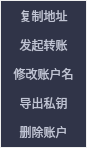
<?xml version="1.0" encoding="UTF-8"?>
<ui version="4.0">
 <class>RightClickMenuDialog</class>
 <widget class="QDialog" name="RightClickMenuDialog">
  <property name="geometry">
   <rect>
    <x>0</x>
    <y>0</y>
    <width>87</width>
    <height>148</height>
   </rect>
  </property>
  <property name="font">
   <font>
    <family>微软雅黑</family>
   </font>
  </property>
  <property name="windowTitle">
   <string>Dialog</string>
  </property>
  <widget class="QPushButton" name="transferBtn">
   <property name="geometry">
    <rect>
     <x>1</x>
     <y>30</y>
     <width>85</width>
     <height>30</height>
    </rect>
   </property>
   <property name="cursor">
    <cursorShape>PointingHandCursor</cursorShape>
   </property>
   <property name="styleSheet">
    <string notr="true">QPushButton{background-color:rgb(48,52,72);color:rgb(192,196,212);border:0px solid rgb(239,239,239);}
QPushButton:hover{background-color:rgb(44,48,67);color:white;}</string>
   </property>
   <property name="text">
    <string>发起转账</string>
   </property>
  </widget>
  <widget class="QPushButton" name="renameBtn">
   <property name="geometry">
    <rect>
     <x>1</x>
     <y>59</y>
     <width>85</width>
     <height>30</height>
    </rect>
   </property>
   <property name="cursor">
    <cursorShape>PointingHandCursor</cursorShape>
   </property>
   <property name="styleSheet">
    <string notr="true">QPushButton{background-color:rgb(48,52,72);color:rgb(192,196,212);border:0px solid rgb(239,239,239);}
QPushButton:hover{background-color:rgb(44,48,67);color:white;}</string>
   </property>
   <property name="text">
    <string>修改账户名</string>
   </property>
  </widget>
  <widget class="QPushButton" name="exportBtn">
   <property name="geometry">
    <rect>
     <x>1</x>
     <y>88</y>
     <width>85</width>
     <height>30</height>
    </rect>
   </property>
   <property name="cursor">
    <cursorShape>PointingHandCursor</cursorShape>
   </property>
   <property name="styleSheet">
    <string notr="true">QPushButton{background-color:rgb(48,52,72);color:rgb(192,196,212);border:0px solid rgb(239,239,239);}
QPushButton:hover{background-color:rgb(44,48,67);color:white;}</string>
   </property>
   <property name="text">
    <string>导出私钥</string>
   </property>
  </widget>
  <widget class="QPushButton" name="copyBtn">
   <property name="geometry">
    <rect>
     <x>1</x>
     <y>1</y>
     <width>85</width>
     <height>30</height>
    </rect>
   </property>
   <property name="cursor">
    <cursorShape>PointingHandCursor</cursorShape>
   </property>
   <property name="styleSheet">
    <string notr="true">QPushButton{background-color:rgb(48,52,72);color:rgb(192,196,212);border:0px solid rgb(239,239,239);}
QPushButton:hover{background-color:rgb(44,48,67);color:white;}</string>
   </property>
   <property name="text">
    <string>复制地址</string>
   </property>
  </widget>
  <widget class="QPushButton" name="deleteBtn">
   <property name="geometry">
    <rect>
     <x>1</x>
     <y>117</y>
     <width>85</width>
     <height>30</height>
    </rect>
   </property>
   <property name="cursor">
    <cursorShape>PointingHandCursor</cursorShape>
   </property>
   <property name="styleSheet">
    <string notr="true">QPushButton{background-color:rgb(48,52,72);color:rgb(192,196,212);border:0px solid rgb(239,239,239);}
QPushButton:hover{background-color:rgb(44,48,67);color:white;}</string>
   </property>
   <property name="text">
    <string>删除账户</string>
   </property>
  </widget>
 </widget>
 <resources/>
 <connections/>
</ui>
